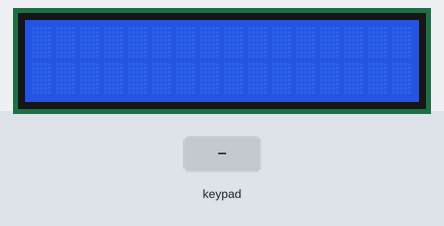
Bench run of a sketch on a simulated Arduino Uno, built with avr-gcc and run on an emulated ATmega328P. Shown: 16×2 character LCD. Inputs (shaded band) come from the test bench.

Above: at 1.2 s.
1.3 s: keypad keys 1 1 1 2 1 3 pressed 0.4 s apart
At 4.0 s:
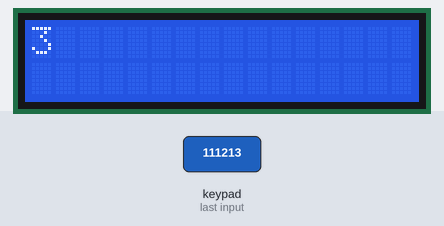
5.2 s: key '4' pressed
At 5.5 s:
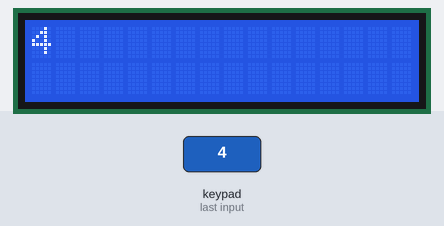
6.7 s: key '5' pressed
At 7.9 s:
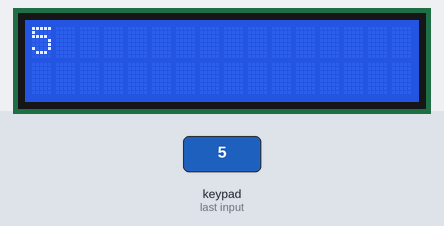
8.2 s: keypad keys 1 3 9 7 2 2 pressed 0.4 s apart
At 10.2 s:
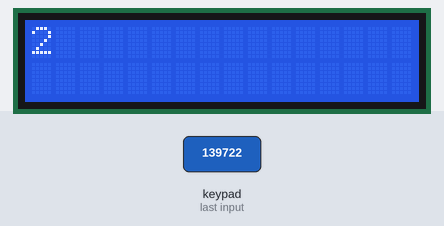
Timing chart, 0 to 11.7 s (numbered marks = the images above; inputs shaded):
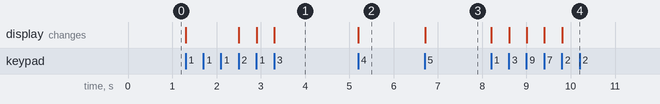

The sketch:

key_disply.ino
```cpp
#include <Wire.h>
//#include <LiquidCrystal_I2C.h>
#include <Keypad.h>

#include <LiquidCrystal.h> // includes the LiquidCrystal Library
LiquidCrystal lcd(6, 7, 2, 3, 4, 5); // Creates an LC object. Parameters: (rs, enable, d4, d5, d6, d7)
const byte ROWS = 3;
const byte COLS = 3;

char hexaKeys[ROWS][COLS] = {
  {'1', '2', '3'},
  {'4', '5', '6'},
  {'7', '8', '9'}
};

byte rowPins[ROWS] = {11, 12, 13};
byte colPins[COLS] = {8,9,10};

Keypad customKeypad = Keypad(makeKeymap(hexaKeys), rowPins, colPins, ROWS, COLS);

//LiquidCrystal_I2C lcd(0x21, 16, 2);

void setup(){
  //lcd.backlight();
//  lcd.init();
lcd.begin(16,2); // Initializes the interface to the LCD screen, and specifies the dimensions (width and height) of the display }
}

void loop(){
  char customKey = customKeypad.getKey();
  if (customKey){
    lcd.clear();
    lcd.setCursor(0, 0);
    lcd.print(customKey);
  }
}
```

Measured:
- after the input at 1.3 s, the display: first changes at once (image 1 shows a later state)
- after the input at 5.2 s, the display: changes at once (image 2)
- after the input at 6.7 s, the display: changes at once (image 3)
- after the input at 8.2 s, the display: first changes at once (image 4 shows a later state)
